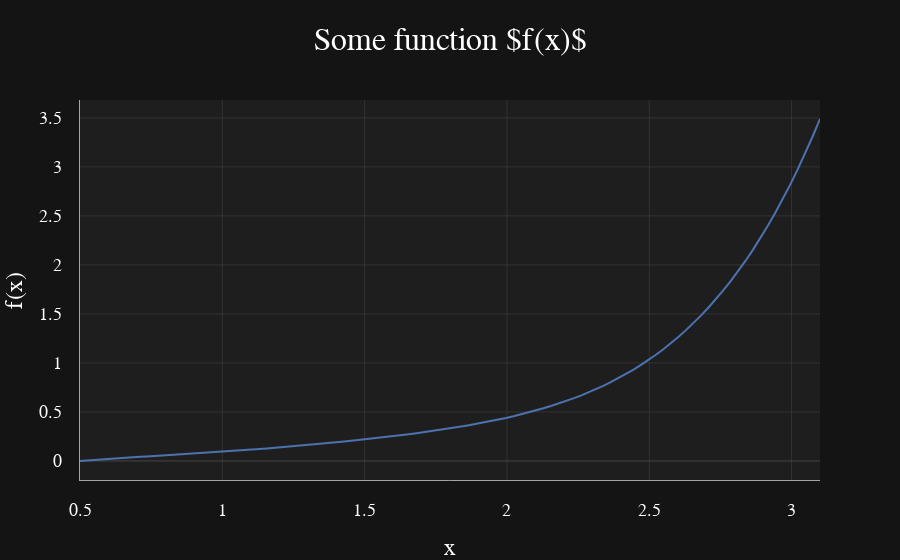

The cell this chart's notebook holds for it:
### Markdown cell above
## line

### Code cell
A, B, C, D, E, F \
    = 0.094003, -0.56312, 1.374705, \
        -1.601495, 1.060657, -0.269996
    



def f(x):
    return A*x**5 + B*x**4 + C*x**3 + D*x**2 + E*x + F
xs = np.linspace(0.5, 3.1, 100)

df = pd.DataFrame({
    'x': xs,
    'f(x)': f(xs)
})

fig_line = px.line(
    df,
    x='x',
    y='f(x)',
    title='Some function f(x)',
)

fig_line.update_layout(
    legend_borderwidth=1,
    legend_title=None
)

fig_line.show()
